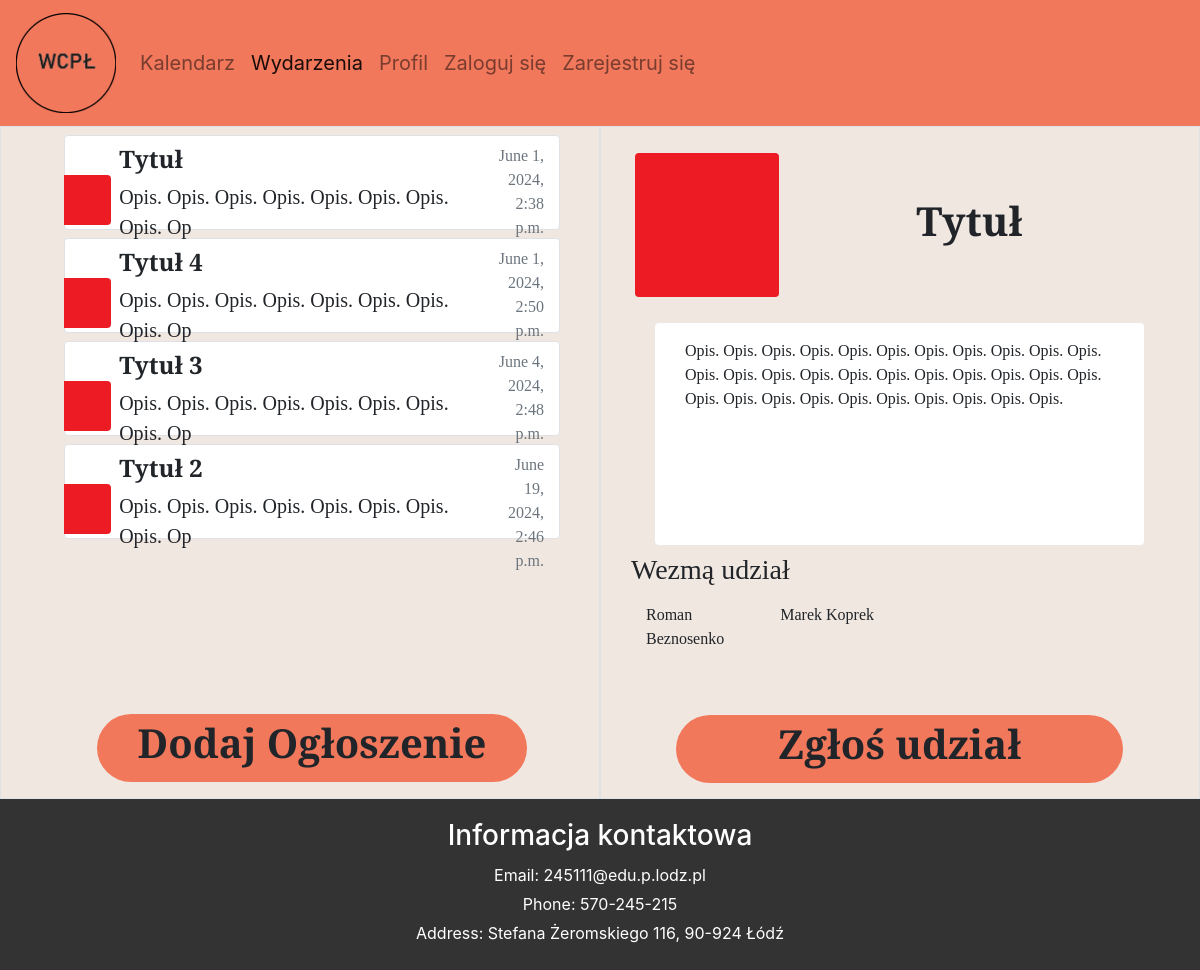
Before: /events/1 with the older database file.
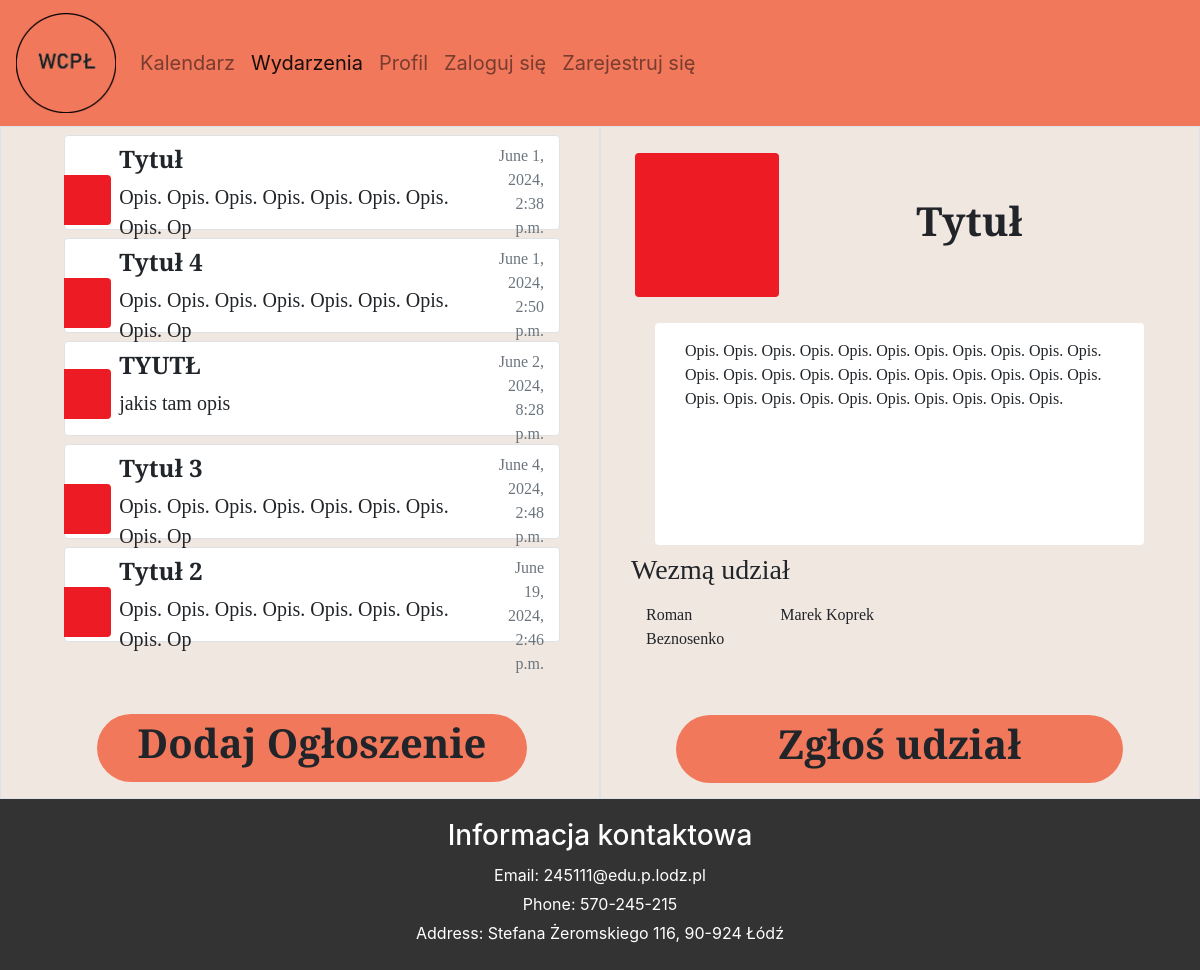
After: the same page with the newer database file.
### main/models.py (models this page shows, shortened)
class Event(models.Model):
    author = models.ForeignKey(User, on_delete=models.CASCADE)
    users = models.ManyToManyField(User, related_name="users_list", blank=True)
    addDate = models.DateTimeField(default=timezone.now)
    startDate = models.DateTimeField(default=timezone.now)
    endDate = models.DateTimeField(default=timezone.now)
    title = models.CharField(max_length=20)
    description = models.CharField(max_length=620)
    accepted = models.IntegerField(default=0)
    class Meta:
        ordering = ['startDate']

### main/views.py (the view)
# urls.py: path('events/<int:id>', views.eventsInfo, name='events-info'),
def eventsInfo(request, id):
    currentEvent = get_object_or_404(Event, id=id)
    currentUser = request.user
    if request.method == 'POST':
        form = ParticipationForm(request.POST)
        currentEvent.users.add(currentUser)
        currentEvent.save()
    else:
        form = ParticipationForm()
    context = {
        'events': Event.objects.all(),
        'currentEvent': currentEvent,
        'form': form
    }
    return render(request, "main/events_info.html", context)

### main/templates/main/events_info.html (shortened to what this page needs)
{% extends "main/events_search.html" %}
{% load static %}
{% block event %}
<div class="row py-3 px-1 justify-content-center align-items-center" style="height: 180px;">
    <div class="col-md-3">
        <img class="rounded" src="{% static 'main/event_blank.png' %}" alt="event-icon" style="width: 144px;height: 144px;">
    </div>
    <div class="col-md-9">
        <div class="container text-center">
            <h1 class="fw-bold">{{ currentEvent.title }}</h1>
        </div>
    </div>
</div>
<div class="row mx-4 my-2 py-3 rounded bg-white" style="height: 222px;">
    <div class="col-md-12">
        <div class="container">
            {{ currentEvent.description }}
        </div>
    </div>
</div>
<h3>Wezmą udział</h3>
<div class="container">
    <ul class="navbar-nav mr-auto">
        <li class="nav-item">
            <div class="row" style="height: 120px;">
                {% for user in currentEvent.users.all|slice:":15" %}
                <div class="col-md-3">
                    <a class="nav-link" href="{% url 'profile-home'  user.username %}" style="color: inherit;">{{ user.first_name }} {{ user.last_name }}</a>
                </div>
                {% endfor %}
            </div>
        </li>
    </ul>
</div>
<div class="row px-5">
    <form method="POST">
        <button class="col-md-12 btn pt-1 rounded-pill text-center" type="submit" style="background-color: #F2785C">
            <h1 class="fw-bold">Zgłoś udział</h1>
        </button>
    </form>
</div>
{% endblock event %}

### main/templates/main/events_search.html (shortened to what this page needs)
{% extends "main/base.html" %}
{% load static %}
{% block events_activate %}
active
{% endblock events_activate %}
{% block content %}
<div class="container-fluid" style="background-color: #F1E7E1; font-family:Bree Serif">
    <div class="row">
        <div class="col-md-6 col-sm-12 py-2 ps-5 pe-4 border">
            <div class="container mb-2">
                <div class="container-fluid" style="height: 571px; max-height: 571px; overflow-y: scroll;">
                    {% for event in events %}
                    {% if event.accepted %}
                    <div class="row rounded border border-5 mb-2 bg-white" style="height: 95px;">
                        <div class="col-md-1">
                            <div class="d-flex justify-content-center align-items-center" style="height: 100%;width: 100%;">
                                <img class="rounded" src="{% static 'main/event_blank.png' %}" alt="event-icon" style="width: 50px; height: 50px;">
                            </div>
                        </div>
                        <a class="col-md-9 btn pt-2 text-start" href="{% url 'events-info' event.id %}">
                            <h4 class="fw-bold">{{ event.title }}</h4>
                            <p class="fs-5">{{ event.description|slice:":50" }}</p>
                        </a>
                        <div class="col-md-2 text-end pt-2 text-muted">
                            {{ event.startDate }}
                        </div>
                    </div>
                    {% endif %}
                    {% endfor %}
                </div>
                <div class="row px-5 mt-2">
                    <a class="col-md-12 btn pt-1 rounded-pill text-center" href="{% url 'events-add' %}" style="background-color: #F2785C">
                        <h1 class="fw-bold">Dodaj Ogłoszenie</h1>
                    </a>
                </div>
            </div>
        </div>
        <div class="col-md-6 col-sm-12 py-2 pe-3 border">
            <div class="container">
                {% block event %}{% endblock %}
            </div>
        </div>
    </div>
</div>
{% endblock content %}

### main/templates/main/base.html (shortened to what this page needs)
{% load static %}
<!DOCTYPE html>
<html>
    <head>
        <link rel="stylesheet" href="{% static 'main/main.css' %}">
        <link href="https://cdn.jsdelivr.net/npm/bootstrap@5.0.2/dist/css/bootstrap.min.css" rel="stylesheet">
        <link rel="stylesheet" href="https://stackpath.bootstrapcdn.com/bootstrap/4.5.2/css/bootstrap.min.css">
        <link rel="stylesheet" href="https://cdn.jsdelivr.net/npm/bootstrap-icons@1.11.3/font/bootstrap-icons.min.css">
    </head>
    <body>
        <nav class="navbar navbar-expand-lg navbar-light">
            <a class="navbar-brand" href="#">
                <img src="{% static 'main/logo.png' %}" alt="logo" style="width: 100px;height: 100px;">
            </a>
            <div class="collapse navbar-collapse" id="navbarSupportedContent">
              <ul class="navbar-nav mr-auto">
                <li class="nav-item">
                  <a class="nav-link {% block calendar_activate %}{% endblock %}" href="{% url 'calendar' %}">Kalendarz</a>
                </li>
                <li class="nav-item">
                  <a class="nav-link {% block events_activate %}{% endblock %}" href="{% url 'events-search' %}">Wydarzenia</a>
                </li>
                <li class="nav-item">
                    <a class="nav-link {% block profile_activate %}{% endblock %}" href="{% url 'profile-home' 'romanbeznosenko' %}">Profil</a>
                </li>
                    <li class="nav-item">
                        <a class="nav-link {% block login %}{% endblock %}" href="{% url 'login' %}">Zaloguj się</a>
                    </li>
                    <li class="nav-item">
                        <a class="nav-link {% block register %}{% endblock %}" href="{% url 'register' %}">Zarejestruj się</a>
                    </li>
            </div>
        </nav>
        {% block content %}{% endblock %}
    </body>
    <footer>
        <div class="footer-container">
            <div class="contact-info">
                <h3>Informacja kontaktowa</h3>
                <p>Email: 245111@edu.p.lodz.pl</p>
                <p>Phone: 570-245-215</p>
                <p>Address:  Stefana Żeromskiego 116, 90-924 Łódź</p>
            </div>
        </div>
    </footer>
</html>

### main/static/main/main.css (style rules this page uses)
body { background-color: rgba(241, 231, 225, 1); overflow-x: hidden; font-family: "Bree Serif"; font-size: 20px; margin: 0; }
.navbar { background-color: #F2785C; font-size: 20px; }
footer { background-color: #333; color: #fff; padding: 20px; width: 100%; bottom: 0; }
.footer-container { margin: 0 auto; }
.contact-info { text-align: center; }
.contact-info h3 { margin-bottom: 10px; }
.contact-info p { margin: 5px 0; }

Changed rows visible on the page:
added Event: accepted 1 (drawn), title "TYUTŁ", description "jakis tam opis", startDate "June 2, 2024, 8:28 p.m."
